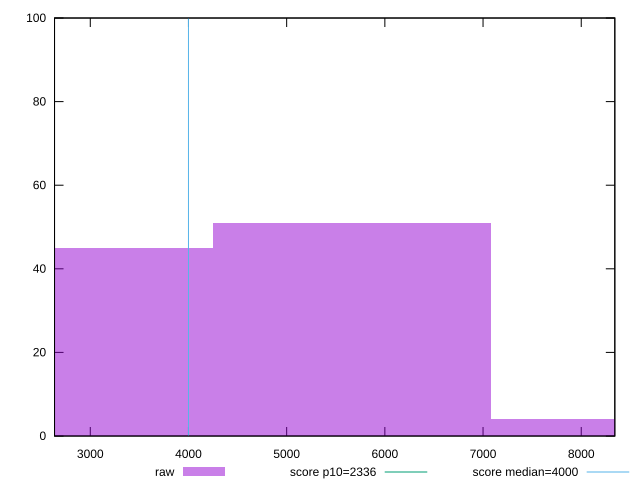

Reproduce this figure in gnuplot.
reset

$raw <<EOF
2830.418607864129 45
5660.837215728258 51
8491.255823592388 4
EOF

set key outside below
set boxwidth 2830.418607864129
set xrange [2635.964:8342.033]
set yrange [0:100]
set trange [0:100]
set style fill transparent solid 0.5 noborder

set parametric
set terminal svg size 640, 490 enhanced background rgb 'white'
set output "report_00009_2021-02-08T22-37-41.559Z/first-meaningful-paint/samples/pages/raw/histogram.svg"

plot $raw title "raw" with boxes, \
     2336,t title "score p10=2336", \
     4000,t title "score median=4000"

reset
